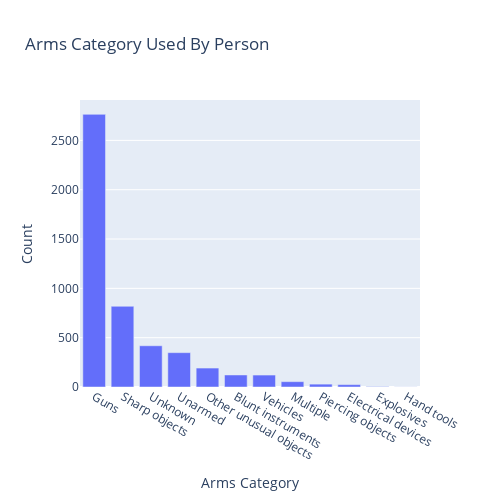

Notebook cell for this chart:
### Code cell
armed = df['arms_category'].value_counts()
fig = px.bar(x = armed.index, y = armed, title = 'Arms Category Used By Person')
fig['layout'].update(height = 500, width = 500)
fig.update_layout(xaxis_title = 'Arms Category', yaxis_title = 'Count')
fig.show()

### Figure 1 — Plotly figure (JSON) as saved in the notebook; plotly's stock layout.template omitted (floating-point values rounded to 4 significant figures)
{"data": [{"alignmentgroup": "True", "hovertemplate": "x=%{x}<br>y=%{y}<extra></extra>", "legendgroup": "", "marker": {"color": "#636efa"}, "name": "", "offsetgroup": "", "orientation": "v", "showlegend": false, "textposition": "auto", "type": "bar", "x": ["Guns", "Sharp objects", "Unknown", "Unarmed", "Other unusual objects", "Blunt instruments", "Vehicles", "Multiple", "Piercing objects", "Electrical devices", "Explosives", "Hand tools"], "xaxis": "x", "y": [2764, 818, 418, 348, 192, 122, 121, 54, 29, 24, 4, 1], "yaxis": "y"}], "layout": {"barmode": "relative", "height": 500, "legend": {"tracegroupgap": 0}, "title": {"text": "Arms Category Used By Person"}, "width": 500, "xaxis": {"anchor": "y", "domain": [0, 1], "title": {"text": "Arms Category"}}, "yaxis": {"anchor": "x", "domain": [0, 1], "title": {"text": "Count"}}}}
